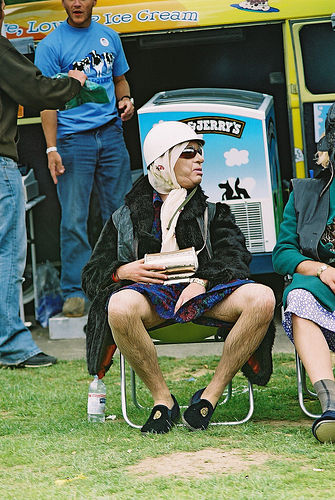
#> input picture data/processed/train/good/1243756.jpg, 335 x 500 px, found by its file name; its folder holds only this picture in this run
$ jupyter execute --allow-errors 'Data augmentation for multiclass model.ipynb'
#> lines starting #> are read from the running program, lines starting #| are printed output that depends on the picture
#> further down, img is the input picture: PIL image 335x500 RGB; mean R, G, B 104.1, 118.8, 98.6
# Data augmentation - Bad Photo Generator for multiclass model

[cell 1]
# loading libraries
import cv2
import numpy as np
import os, random
from PIL import Image

## data folder path

[cell 2]
path = 'data/'
full_path = path + 'good/'

[cell 3]
filenames = os.listdir(full_path)
len(filenames)

## Filters for creating synthetic "bad" photos

[cell 4]
# motion blur filter
#size - in pixels, size of motion blur
#angle - in degrees, direction of motion blur
def apply_motion_blur(image, size, angle):
#> called with size = 10, angle = 90
    k = np.zeros((size, size), dtype=np.float32)
    k[ (size-1)// 2 , :] = np.ones(size, dtype=np.float32)
    k = cv2.warpAffine(k, cv2.getRotationMatrix2D( (size / 2 -0.5 , size / 2 -0.5 ) , angle, 1.0), (size, size) )
    k = k * (1.0 / np.sum(k))
    return cv2.filter2D(image, -1, k)
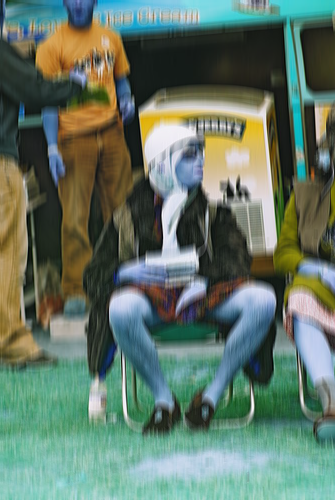
#> returned value: shape (500, 335, 3); mean of channels 0, 1, 2 98.6, 118.8, 104.1; drawn as R, G, B

[cell 5]
# random gaussian blur outer circle filter
def random_blur_out(image, radius=100):
    img_size = (image.shape[0], image.shape[1], 3)
    blurred_img = cv2.GaussianBlur(image, (21, 21), 0)
    mask = np.zeros(img_size, dtype=np.uint8)
    x, y = (random.randint(0, img_size[0]-radius), random.randint(0, img_size[1]-radius))
    mask = cv2.circle(mask, (x, y), radius, (255, 255, 255), -1)
    return np.where(mask==np.array([255, 255, 255]), image, blurred_img)

[cell 6]
# random gaussian blur inner circle filter
def random_blur_in(image, radius):
    img_size = (image.shape[0], image.shape[1], 3)
    blurred_img = cv2.GaussianBlur(image, (21, 21), 0)
    mask = np.zeros(img_size, dtype=np.uint8)
    x, y = (random.randint(0, img_size[0]-radius), random.randint(0, img_size[1]-radius))
    mask = cv2.circle(mask, (x, y), radius, (255, 255, 255), -1)
    return np.where(mask==np.array([0, 0, 0]), image, blurred_img)

[cell 7]
# distance between two points (a and b)
def distance(a,b):
    return np.sqrt((a[0] - b[0])**2 + (a[1] - b[1])**2)

# return true/false if a point (c) is between two points (a and b)
def is_between(a,c,b):
    return distance(a,c) + distance(c,b) == distance(a,b)

# random gaussian semi-blur filter
def random_semi_blur(image):
    img_size = (image.shape[0], image.shape[1], 3)
    blurred_img = cv2.GaussianBlur(image, (21, 21), 0)
    mask = np.zeros(img_size, dtype=np.uint8)
    x_start, y_start = random.choice([(random.randint(0, img_size[0]), 0), (0, random.randint(0, img_size[1]))])
    x_end, y_end = (img_size[1] - x_start, img_size[0] - y_start)
    mask = cv2.line(mask, (x_start, y_start), (x_end, y_end), (255, 255, 255), 1)
    while True:
        seed = (random.randint(0, img_size[1]), random.randint(0, img_size[0]))
        if not is_between((x_start, y_start), seed, (x_end, y_end)):
            break
    rep_value = (255, 255, 255)
    mask = Image.fromarray(mask)
    ImageDraw.floodfill(mask, seed, rep_value, thresh=50)
    mask = np.asarray(mask)
    return np.where(mask==np.array([255, 255, 255]), image, blurred_img)

[cell 8]
# illumination filter
def adjust_gamma(image, gamma=0.5):
    invGamma = 1.0 / gamma
    table = np.array([((i / 255.0) ** invGamma) * 255 for i in np.arange(0, 256)])
    return cv2.LUT(image.astype(np.uint8), table.astype(np.uint8))

[cell 9]
# lens flare filter
def lens_flare(image, size=1, lens_flare_folder='lens flare/'):

    # load random lens flare layer from folder
    files = os.listdir(lens_flare_folder)
    lightsource = Image.open(lens_flare_folder + random.choice(files))

    # resize to input image size
    lightsource_size = (int(image.shape[1]*size), int(image.shape[0]*size))
    lightsource = lightsource.resize(lightsource_size)
    lightsource = Image.fromarray(np.uint8(lightsource))

    # Open Front Image
    frontImage = lightsource

    # Flip the light source layer Vertical & Horizontal randomly (or not)
    frontImage = random.choice([frontImage.transpose(Image.FLIP_LEFT_RIGHT), frontImage])
    frontImage = random.choice([frontImage.transpose(Image.FLIP_TOP_BOTTOM), frontImage])

    # Open Background Image
    background = Image.fromarray(np.uint8(image))

    # Convert image to RGBA
    frontImage = frontImage.convert("RGBA")

    # Convert image to RGBA
    background = background.convert("RGBA")

    # Calculate width to be at the center
    width = (background.width - frontImage.width) // 2

    # Calculate height to be at the center
    height = (background.height - frontImage.height) // 2

    # Paste the frontImage at (width, height)
    background.paste(frontImage, (width, height), frontImage)

    return np.asarray(background)

[cell 10]
# random noise filter
def add_noise(image):
    mean = 0.0   # some constant
    std = 127.5    # some constant (standard deviation)
    noisy_img = image + np.random.normal(mean, std, (image.size[1], image.size[0], 3))
    noisy_img_clipped = np.clip(noisy_img, 0, 255)  # we might get out of bounds due to noise
    return noisy_img_clipped

[cell 11]
def apply_filter(image, filter_name='motion_blur'):
    if filter_name == 'motion_blur':
        return apply_motion_blur(image, 10, 90)
    if filter_name == 'random_blur_out':
        return random_blur_out(image, radius=100)
    if filter_name == 'random_blur_in':
        return random_blur_in(image, radius=100)
    if filter_name == 'random_semi_blur':
        return random_semi_blur(image)
    if filter_name == 'bright':
        return adjust_gamma(image, 6)
    if filter_name == 'dark':
        return adjust_gamma(image, 0.3)
    if filter_name == 'lens_flare':
        return lens_flare(image)
    if filter_name == 'noise':
        return add_noise(image)

## Generating bad photos with filters

[cell 12]
filters = ['motion_blur', 'bright', 'dark', 'lens_flare', 'loss']

#> (a cell that did not finish here is left out)
